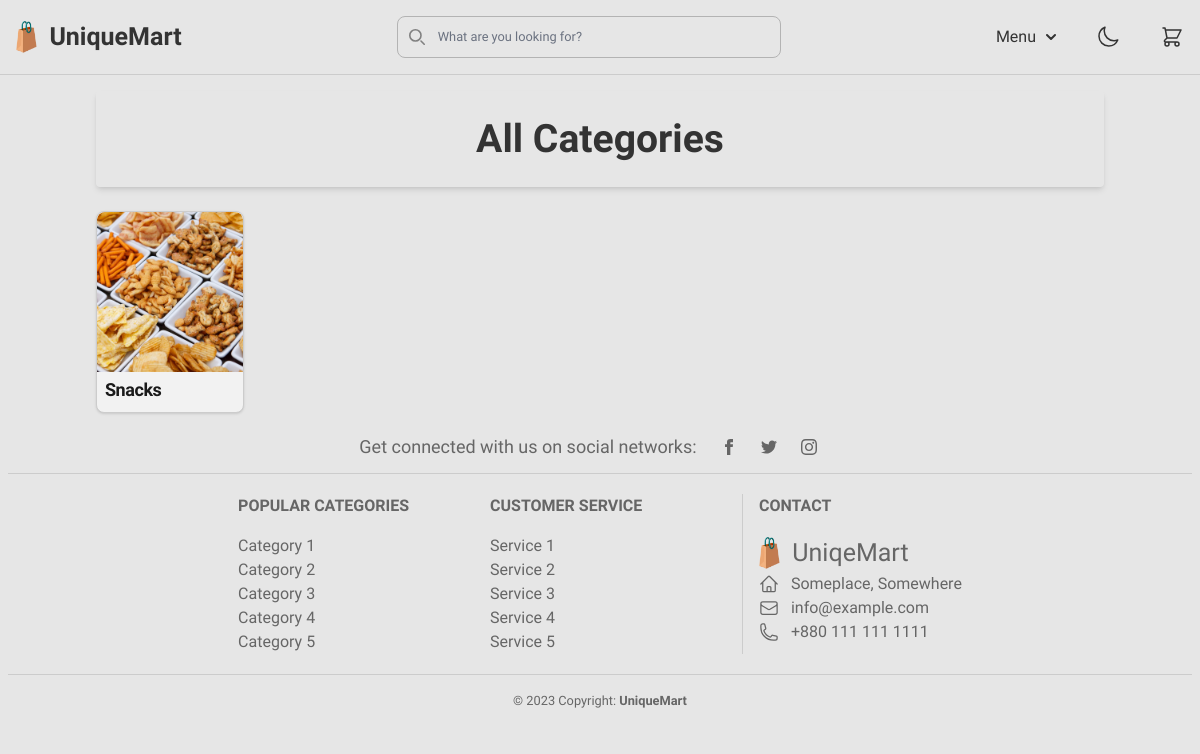
The page /categories on the database its author committed.
### shop/models.py (models this page shows, shortened)
class Category(models.Model):
    name = models.CharField(max_length=200)
    slug = models.SlugField(max_length=200,unique=True)
    category_image = models.ImageField(upload_to='category_image', blank=True, null=True)
    class Meta:
        ordering = ['name']
        indexes = [
            models.Index(fields=['name']),
        ]
        verbose_name = 'category'
        verbose_name_plural = 'categories'

### shop/views.py (the view)
# urls.py: path("categories", views.categories, name="categories"),
def categories(request):
    categories = Category.objects.all()
    return render(
        request,
        "shop/categories.html",
        {
            "categories": categories,
        },
    )

### cart/context_processors.py (called while the page is built)
def cart_items_count(request):
    session_id = request.session.session_key
    cart_items = CartItem.objects.filter(session_id=session_id)
    cart_items_count = 0
    for item in cart_items:
        cart_items_count += item.quantity
    return {"cart_items_count": cart_items_count}

### shop/templates/shop/categories.html (shortened to what this page needs)
{% extends 'shop/layouts/base.html' %}
{% load static %}
{% block content %}
  <div class="p-2 md:px-24">
      {% if categories|length > 0 %}
        {% include "shop/partials/section-banner.html" with text="All Categories" image="https://mir-s3-cdn-cf.behance.net/project_modules/max_1200/19081585776035.5d85dd203e3d0.png"%}
        <div class="grid grid-cols-2 gap-3 mt-6 lg:gap-6 md:grid-cols-4 lg:grid-cols-6">
          {% for category in categories %}
            {% include "shop/partials/category-card.html" %}
          {% endfor %}
        </div>
      {% endif %}
  </div>
{% endblock %}

### shop/templates/shop/partials/category-card.html
<div
    class="w-full max-w-sm overflow-hidden border rounded-lg shadow border-background-200 bg-background-50 group">
    <a
        href="{% url 'category_details' category.slug %}"
        class="block w-full h-40 overflow-hidden">
        <img
            class="object-cover w-full h-full transition duration-500 ease-in-out rounded-t-lg group-hover:scale-105"
            src="media/{{category.category_image}}"
            alt="{{category.name}}" />
    </a>
    <div class="px-2 pt-1 pb-2">
        <a href="#">
            <h5 class="text-lg font-semibold tracking-tight text-text-900">
                {{category.name}}
            </h5>
        </a>
    </div>
</div>

### rows shown on the page
Category: category_image (picture), name "Snacks"

### other values the page prints
{{ text }} "All Categories"
{{ i }} "1" "2" "3" "4" "5"
